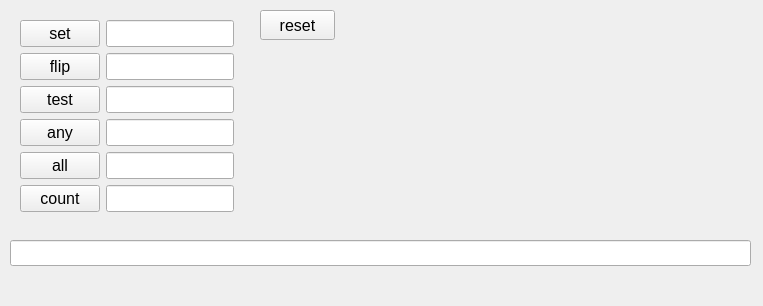
<?xml version="1.0" encoding="UTF-8"?>
<ui version="4.0">
 <class>BitSet_VisualizationClass</class>
 <widget class="QMainWindow" name="BitSet_VisualizationClass">
  <property name="geometry">
   <rect>
    <x>0</x>
    <y>0</y>
    <width>763</width>
    <height>306</height>
   </rect>
  </property>
  <property name="font">
   <font>
    <pointsize>12</pointsize>
   </font>
  </property>
  <property name="windowTitle">
   <string>BitSet_Visualization</string>
  </property>
  <widget class="QWidget" name="centralWidget">
   <widget class="QLineEdit" name="lineEdit">
    <property name="geometry">
     <rect>
      <x>10</x>
      <y>240</y>
      <width>741</width>
      <height>26</height>
     </rect>
    </property>
    <property name="readOnly">
     <bool>true</bool>
    </property>
    <property name="placeholderText">
     <string/>
    </property>
   </widget>
   <widget class="QPushButton" name="resetBtn">
    <property name="geometry">
     <rect>
      <x>260</x>
      <y>10</y>
      <width>75</width>
      <height>30</height>
     </rect>
    </property>
    <property name="text">
     <string>reset</string>
    </property>
   </widget>
   <widget class="QWidget" name="">
    <property name="geometry">
     <rect>
      <x>9</x>
      <y>9</y>
      <width>236</width>
      <height>214</height>
     </rect>
    </property>
    <layout class="QHBoxLayout" name="horizontalLayout">
     <item>
      <layout class="QVBoxLayout" name="verticalLayout">
       <item>
        <widget class="QPushButton" name="setBtn">
         <property name="text">
          <string>set</string>
         </property>
        </widget>
       </item>
       <item>
        <widget class="QPushButton" name="flipBtn">
         <property name="text">
          <string>flip</string>
         </property>
        </widget>
       </item>
       <item>
        <widget class="QPushButton" name="testBtn">
         <property name="text">
          <string>test</string>
         </property>
        </widget>
       </item>
       <item>
        <widget class="QPushButton" name="anyBtn">
         <property name="text">
          <string>any</string>
         </property>
        </widget>
       </item>
       <item>
        <widget class="QPushButton" name="allBtn">
         <property name="text">
          <string>all</string>
         </property>
        </widget>
       </item>
       <item>
        <widget class="QPushButton" name="countBtn">
         <property name="font">
          <font>
           <pointsize>12</pointsize>
          </font>
         </property>
         <property name="text">
          <string>count</string>
         </property>
        </widget>
       </item>
      </layout>
     </item>
     <item>
      <layout class="QVBoxLayout" name="verticalLayout_2">
       <item>
        <widget class="QLineEdit" name="setEdit">
         <property name="inputMask">
          <string>99</string>
         </property>
        </widget>
       </item>
       <item>
        <widget class="QLineEdit" name="flipEdit">
         <property name="inputMask">
          <string>99</string>
         </property>
        </widget>
       </item>
       <item>
        <widget class="QLineEdit" name="testEdit">
         <property name="inputMask">
          <string>99</string>
         </property>
        </widget>
       </item>
       <item>
        <widget class="QLineEdit" name="anyEdit">
         <property name="inputMask">
          <string>99</string>
         </property>
        </widget>
       </item>
       <item>
        <widget class="QLineEdit" name="allEdit">
         <property name="inputMask">
          <string>99</string>
         </property>
        </widget>
       </item>
       <item>
        <widget class="QLineEdit" name="countEdit">
         <property name="inputMask">
          <string>99</string>
         </property>
        </widget>
       </item>
      </layout>
     </item>
    </layout>
   </widget>
  </widget>
 </widget>
 <layoutdefault spacing="6" margin="11"/>
 <resources>
  <include location="bitset_visualization.qrc"/>
 </resources>
 <connections/>
</ui>
